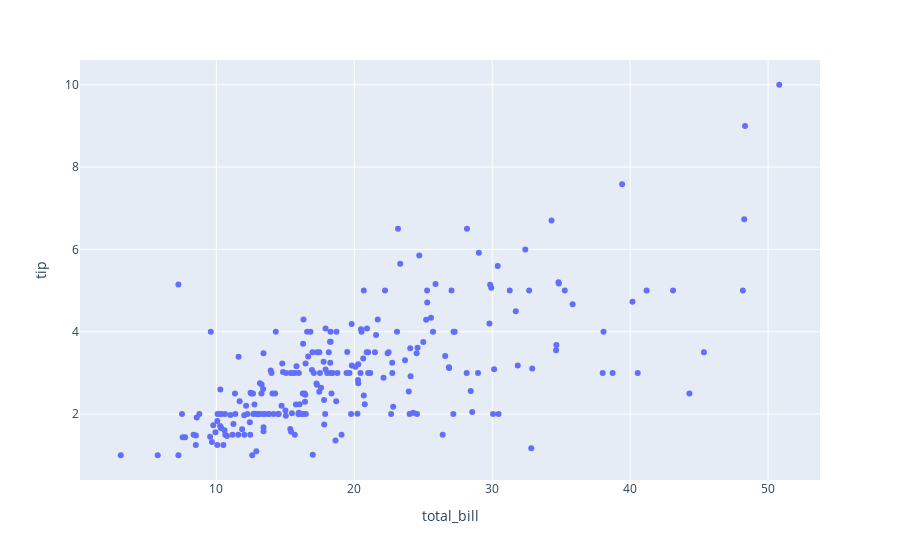

The notebook cell saved with this chart:
### Code cell
px.scatter(tips, x="total_bill", y="tip")

### Figure 1 — Plotly figure (JSON) as saved in the notebook; plotly's stock layout.template omitted (floating-point values rounded to 4 significant figures; data arrays with more than 128 entries replaced by an {"elided": "..."} marker saying what was removed)
{"data": [{"hoverlabel": {"namelength": 0}, "hovertemplate": "total_bill=%{x}<br>tip=%{y}", "legendgroup": "", "marker": {"color": "#636efa", "symbol": "circle"}, "mode": "markers", "name": "", "showlegend": false, "type": "scatter", "x": {"elided": "244 float values"}, "xaxis": "x", "y": {"elided": "244 float values"}, "yaxis": "y"}], "layout": {"legend": {"tracegroupgap": 0}, "margin": {"t": 60}, "xaxis": {"anchor": "y", "domain": [0, 1], "title": {"text": "total_bill"}}, "yaxis": {"anchor": "x", "domain": [0, 1], "title": {"text": "tip"}}}}
